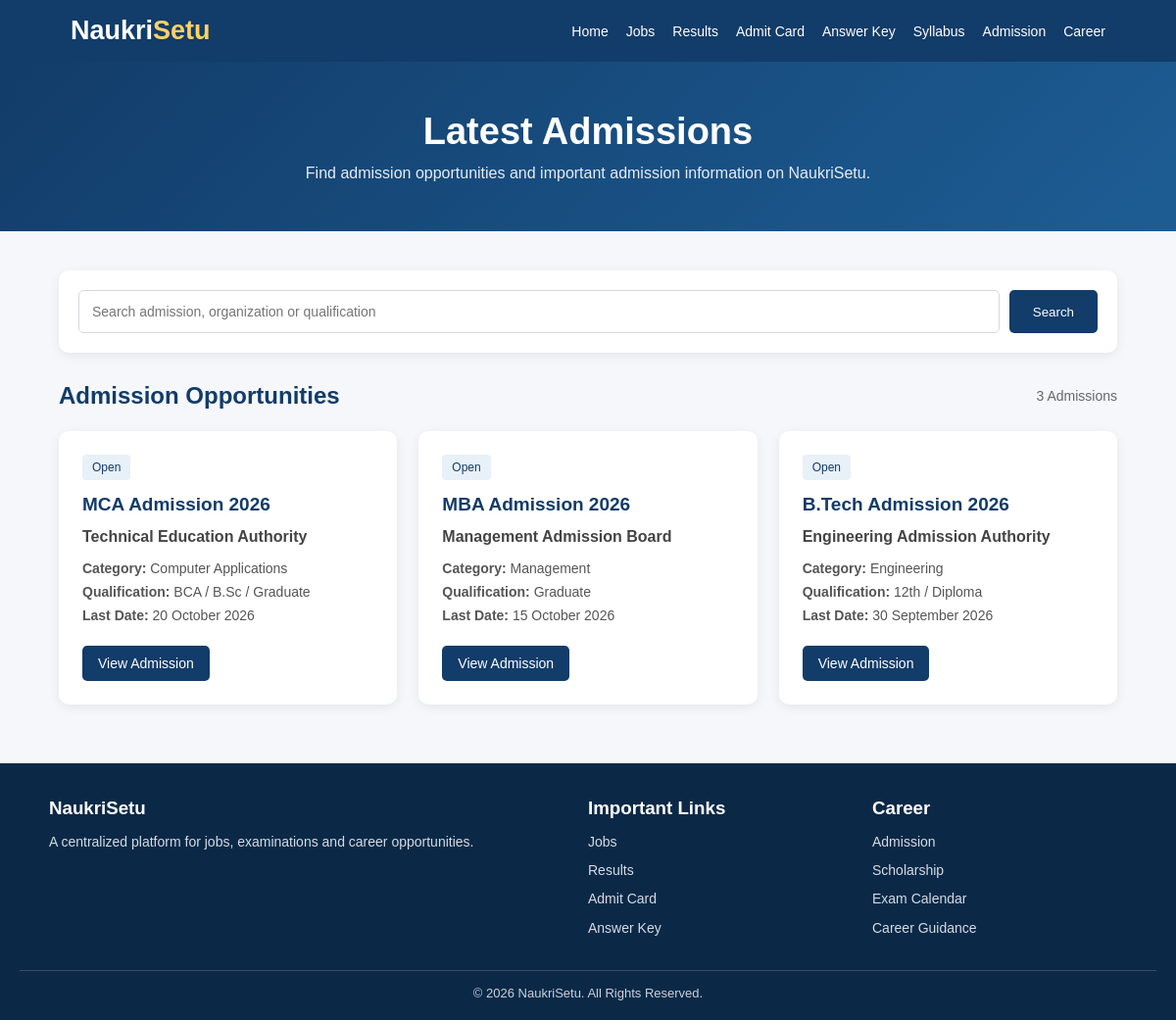
/admission, run on the app's committed database.
### tables this page shows
CREATE TABLE admissions (
            id INTEGER PRIMARY KEY AUTOINCREMENT,
            title TEXT NOT NULL,
            organization TEXT NOT NULL,
            category TEXT,
            qualification TEXT,
            last_date TEXT,
            admission_link TEXT,
            status TEXT DEFAULT 'Open'
        );

### app.py (the view)
@app.route("/admission")
def admission():
    connection = get_db_connection()
    data = connection.execute(
        "SELECT * FROM admissions ORDER BY id DESC"
    ).fetchall()
    connection.close()
    return render_template(
        "admission.html",
        admissions=data
    )

### app.py (called while the page is built)
def get_db_connection():
    connection = sqlite3.connect(DATABASE)
    connection.row_factory = sqlite3.Row
    return connection

### templates/admission.html (shortened to what this page needs)
<!DOCTYPE html>
<html lang="en">
<head>
</head>
<body>
<header>
    <div class="header-container">
        <div class="logo">
            Naukri<span>Setu</span>
        </div>
        <nav>
            <a href="/">Home</a>
            <a href="/jobs">Jobs</a>
            <a href="/results">Results</a>
            <a href="/admit-card">Admit Card</a>
            <a href="/answer-key">Answer Key</a>
            <a href="/syllabus">Syllabus</a>
            <a href="/admission">Admission</a>
            <a href="/career">Career</a>
        </nav>
    </div>
</header>
<section class="hero">
    <h1>Latest Admissions</h1>
    <p>
        Find admission opportunities and important
        admission information on NaukriSetu.
    </p>
</section>
<div class="container">
    <div class="search-box">
        <form
            class="search-form"
            method="GET"
            action="/admission"
        >
            <input
                type="text"
                name="search"
                value="{{ request.args.get('search', '') }}"
                placeholder="Search admission, organization or qualification"
            >
            <button type="submit">
                Search
            </button>
        </form>
    </div>
    <div class="section-heading">
        <h2>Admission Opportunities</h2>
        <div class="count">
            {{ admissions|length }} Admissions
        </div>
    </div>
    <div class="admission-grid">
        {% for admission in admissions %}
        <div class="admission-card">
            <span class="badge">
                {{ admission['status'] }}
            </span>
            <h3>
                {{ admission['title'] }}
            </h3>
            <div class="organization">
                {{ admission['organization'] }}
            </div>
            <div class="info">
                <strong>Category:</strong>
                {{ admission['category'] }}
            </div>
            <div class="info">
                <strong>Qualification:</strong>
                {{ admission['qualification'] }}
            </div>
            <div class="info">
                <strong>Last Date:</strong>
                {{ admission['last_date'] }}
            </div>
            {% if admission['admission_link'] %}
            <a
                href="{{ admission['admission_link'] }}"
                class="view-btn"
                target="_blank"
            >
                View Admission
            </a>
            {% endif %}
        </div>
        {% endfor %}
    </div>
</div>
<footer>
    <div class="footer-grid">
        <div class="footer-section">
            <h3>NaukriSetu</h3>
            <p>
                A centralized platform for jobs,
                examinations and career opportunities.
            </p>
        </div>
        <div class="footer-section">
            <h3>Important Links</h3>
            <a href="/jobs">Jobs</a>
            <a href="/results">Results</a>
            <a href="/admit-card">Admit Card</a>
            <a href="/answer-key">Answer Key</a>
        </div>
        <div class="footer-section">
            <h3>Career</h3>
            <a href="/admission">Admission</a>
            <a href="/scholarship">Scholarship</a>
            <a href="/exam-calendar">Exam Calendar</a>
            <a href="/career">Career Guidance</a>
        </div>
    </div>
    <div class="copyright">
        © 2026 NaukriSetu. All Rights Reserved.
    </div>
</footer>
</body>
</html>

### templates/admission.html (style rules this page uses)
* { box-sizing: border-box; margin: 0; padding: 0; }
body { font-family: Arial, Helvetica, sans-serif; background: #f5f7fb; color: #222; }
header { background: #123c69; color: white; padding: 16px 6%; }
.header-container { max-width: 1250px; margin: auto; display: flex; align-items: center; justify-content: space-between; }
.logo { font-size: 27px; font-weight: bold; }
.logo span { color: #ffd166; }
nav { display: flex; gap: 18px; flex-wrap: wrap; }
nav a { color: white; text-decoration: none; font-size: 14px; }
.hero { background: linear-gradient(135deg, #123c69, #1d5d94); color: white; text-align: center; padding: 50px 20px; }
.hero h1 { font-size: 38px; margin-bottom: 12px; }
.hero p { color: #e5edf5; }
.container { width: 90%; max-width: 1200px; margin: 40px auto; }
.search-box { background: white; padding: 20px; border-radius: 10px; box-shadow: 0 3px 12px rgba(0,0,0,0.07); margin-bottom: 30px; }
.search-form { display: flex; gap: 10px; }
.search-form input { flex: 1; padding: 13px; border: 1px solid #d5d9df; border-radius: 5px; font-size: 14px; }
.search-form button { background: #123c69; color: white; border: none; padding: 13px 24px; border-radius: 5px; cursor: pointer; }
.section-heading { display: flex; justify-content: space-between; align-items: center; margin-bottom: 22px; }
.section-heading h2 { color: #123c69; }
.count { color: #666; font-size: 14px; }
.admission-grid { display: grid; grid-template-columns: repeat(3, 1fr); gap: 22px; }
.admission-card { background: white; padding: 24px; border-radius: 10px; box-shadow: 0 3px 12px rgba(0,0,0,0.07); transition: 0.2s; }
.badge { display: inline-block; background: #e8f0f8; color: #123c69; padding: 6px 10px; border-radius: 4px; font-size: 12px; margin-bottom: 12px; }
.admission-card h3 { color: #123c69; font-size: 19px; line-height: 1.4; margin-bottom: 10px; }
.organization { font-weight: bold; color: #444; margin-bottom: 15px; }
.info { color: #555; font-size: 14px; margin: 8px 0; }
.view-btn { display: inline-block; margin-top: 15px; background: #123c69; color: white; padding: 10px 16px; border-radius: 5px; text-decoration: none; font-size: 14px; }
footer { background: #0b2947; color: white; margin-top: 60px; padding: 35px 20px 20px; }
.footer-grid { max-width: 1100px; margin: auto; display: grid; grid-template-columns: 2fr 1fr 1fr; gap: 30px; }
.footer-section h3 { margin-bottom: 12px; }
.footer-section p, .footer-section a { color: #d5dce4; font-size: 14px; line-height: 1.6; }
.footer-section a { display: block; text-decoration: none; margin-bottom: 7px; }
.copyright { text-align: center; border-top: 1px solid #36506a; margin-top: 25px; padding-top: 15px; color: #c8d2dc; font-size: 13px; }

### data on the page
admissions: status "Open", title "MCA Admission 2026", organization "Technical Education Authority", category "Computer Applications", qualification "BCA / B.Sc / Graduate", last_date "20 October 2026"
admissions: status "Open", title "MBA Admission 2026", organization "Management Admission Board", category "Management", qualification "Graduate", last_date "15 October 2026"
admissions: status "Open", title "B.Tech Admission 2026", organization "Engineering Admission Authority", category "Engineering", qualification "12th / Diploma", last_date "30 September 2026"

### other printed values
{{ admissions|length }} "3"
